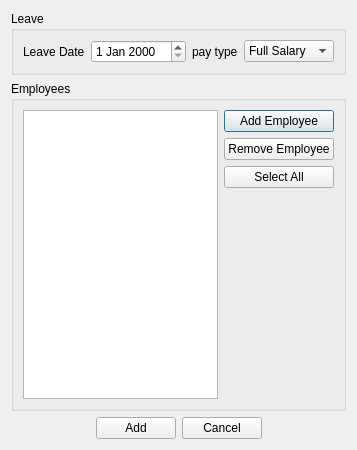
<?xml version="1.0" encoding="UTF-8"?>
<ui version="4.0">
 <class>addLeave</class>
 <widget class="QDialog" name="addLeave">
  <property name="geometry">
   <rect>
    <x>0</x>
    <y>0</y>
    <width>347</width>
    <height>450</height>
   </rect>
  </property>
  <property name="windowTitle">
   <string>Add Leave</string>
  </property>
  <layout class="QVBoxLayout" name="verticalLayout_4">
   <item>
    <layout class="QVBoxLayout" name="verticalLayout_3">
     <item>
      <widget class="QGroupBox" name="groupBox">
       <property name="title">
        <string>Leave</string>
       </property>
       <layout class="QHBoxLayout" name="horizontalLayout_2">
        <item>
         <layout class="QHBoxLayout" name="horizontalLayout" stretch="0,1,0,1">
          <item>
           <widget class="QLabel" name="label">
            <property name="text">
             <string>Leave Date</string>
            </property>
           </widget>
          </item>
          <item>
           <widget class="QDateEdit" name="deLeaveDate"/>
          </item>
          <item>
           <widget class="QLabel" name="label_2">
            <property name="text">
             <string>pay type</string>
            </property>
           </widget>
          </item>
          <item>
           <widget class="QComboBox" name="cbxPayType">
            <item>
             <property name="text">
              <string>Full Salary </string>
             </property>
            </item>
            <item>
             <property name="text">
              <string>Half Salary</string>
             </property>
            </item>
            <item>
             <property name="text">
              <string>NO Salary</string>
             </property>
            </item>
           </widget>
          </item>
         </layout>
        </item>
       </layout>
      </widget>
     </item>
     <item>
      <widget class="QGroupBox" name="groupBox_2">
       <property name="title">
        <string>Employees</string>
       </property>
       <layout class="QVBoxLayout" name="verticalLayout_2">
        <item>
         <layout class="QHBoxLayout" name="horizontalLayout_4">
          <item>
           <widget class="QListView" name="lvEmployee"/>
          </item>
          <item>
           <layout class="QVBoxLayout" name="verticalLayout" stretch="0,0,0,1">
            <item>
             <widget class="QPushButton" name="pbtnAddEmp">
              <property name="text">
               <string>Add Employee</string>
              </property>
             </widget>
            </item>
            <item>
             <widget class="QPushButton" name="pbtnRemEmp">
              <property name="text">
               <string>Remove Employee</string>
              </property>
             </widget>
            </item>
            <item>
             <widget class="QPushButton" name="pbtnSelectAll">
              <property name="text">
               <string>Select All</string>
              </property>
             </widget>
            </item>
            <item>
             <spacer name="verticalSpacer">
              <property name="orientation">
               <enum>Qt::Vertical</enum>
              </property>
              <property name="sizeHint" stdset="0">
               <size>
                <width>20</width>
                <height>40</height>
               </size>
              </property>
             </spacer>
            </item>
           </layout>
          </item>
         </layout>
        </item>
       </layout>
      </widget>
     </item>
     <item>
      <layout class="QHBoxLayout" name="horizontalLayout_3" stretch="1,0,0,1">
       <item>
        <spacer name="horizontalSpacer">
         <property name="orientation">
          <enum>Qt::Horizontal</enum>
         </property>
         <property name="sizeHint" stdset="0">
          <size>
           <width>40</width>
           <height>20</height>
          </size>
         </property>
        </spacer>
       </item>
       <item>
        <widget class="QPushButton" name="pbtnAdd">
         <property name="text">
          <string>Add</string>
         </property>
        </widget>
       </item>
       <item>
        <widget class="QPushButton" name="pbtnCancel">
         <property name="text">
          <string>Cancel</string>
         </property>
        </widget>
       </item>
       <item>
        <spacer name="horizontalSpacer_2">
         <property name="orientation">
          <enum>Qt::Horizontal</enum>
         </property>
         <property name="sizeHint" stdset="0">
          <size>
           <width>40</width>
           <height>20</height>
          </size>
         </property>
        </spacer>
       </item>
      </layout>
     </item>
    </layout>
   </item>
  </layout>
 </widget>
 <resources/>
 <connections>
  <connection>
   <sender>pbtnCancel</sender>
   <signal>clicked()</signal>
   <receiver>addLeave</receiver>
   <slot>close()</slot>
   <hints>
    <hint type="sourcelabel">
     <x>227</x>
     <y>429</y>
    </hint>
    <hint type="destinationlabel">
     <x>314</x>
     <y>425</y>
    </hint>
   </hints>
  </connection>
 </connections>
</ui>
